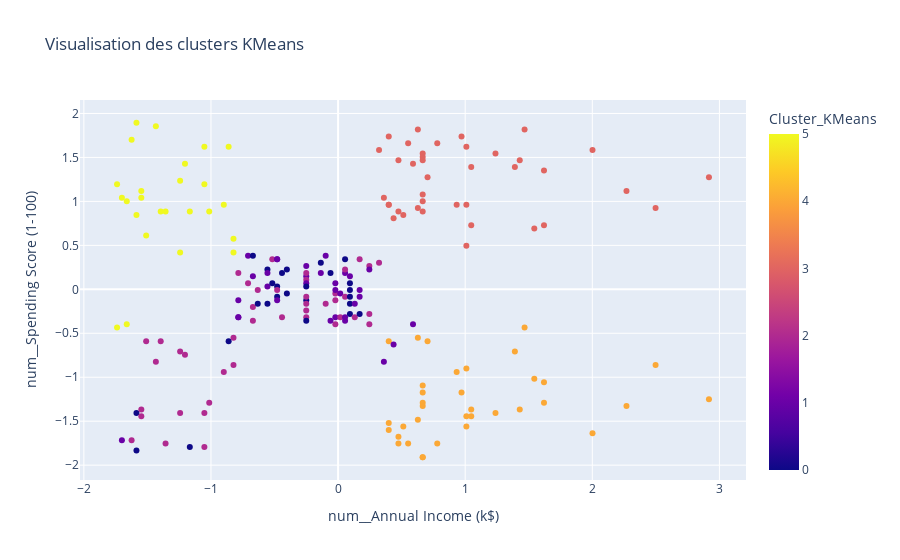

Notebook code cell kept with this figure:
### Markdown cell above
Let's create a graph that will allow us to visualize each of the clusters. We will first take the Spending Score as the ordinate and the Annual Income as the abscissa.

### Code cell
# Création de la visualisation bi-dimensionnelle
fig = px.scatter(
    dataset_cleaned, 
    x='num__Annual Income (k$)', 
    y='num__Spending Score (1-100)', 
    color='Cluster_KMeans', 
    title='Visualisation des clusters KMeans',
)

# Affichage de la figure
fig.show()

### Figure 1 — Plotly figure (JSON) as saved in the notebook; plotly's stock layout.template omitted (floating-point values rounded to 4 significant figures; data arrays with more than 128 entries replaced by an {"elided": "..."} marker saying what was removed)
{"data": [{"hovertemplate": "num__Annual Income (k$)=%{x}<br>num__Spending Score (1-100)=%{y}<br>Cluster_KMeans=%{marker.color}<extra></extra>", "legendgroup": "", "marker": {"color": {"elided": "200 int values"}, "coloraxis": "coloraxis", "symbol": "circle"}, "mode": "markers", "name": "", "orientation": "v", "showlegend": false, "type": "scatter", "x": {"elided": "200 float values"}, "xaxis": "x", "y": {"elided": "200 float values"}, "yaxis": "y"}], "layout": {"coloraxis": {"colorbar": {"title": {"text": "Cluster_KMeans"}}, "colorscale": [[0, "#0d0887"], [0.1111, "#46039f"], [0.2222, "#7201a8"], [0.3333, "#9c179e"], [0.4444, "#bd3786"], [0.5556, "#d8576b"], [0.6667, "#ed7953"], [0.7778, "#fb9f3a"], [0.8889, "#fdca26"], [1, "#f0f921"]]}, "legend": {"tracegroupgap": 0}, "title": {"text": "Visualisation des clusters KMeans"}, "xaxis": {"anchor": "y", "domain": [0, 1], "title": {"text": "num__Annual Income (k$)"}}, "yaxis": {"anchor": "x", "domain": [0, 1], "title": {"text": "num__Spending Score (1-100)"}}}}
